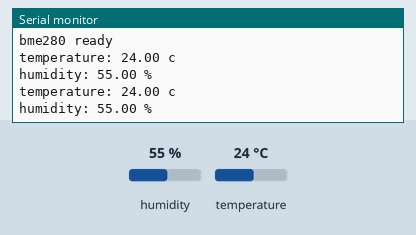
Simulated run of this sketch. Board: ESP32. On the bench: the last lines printed to the serial monitor. Inputs (shaded band) come from the test bench; at power-on: humidity 55 %, temperature 24 °C.

Above: at 2.8 s.
2.9 s: humidity set to 22 %
At 5.0 s:
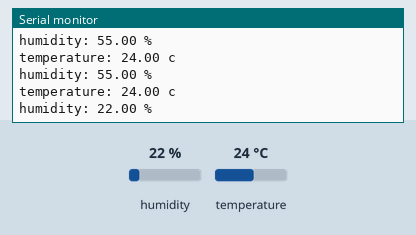
5.6 s: temperature set to 12 °C
At 6.6 s:
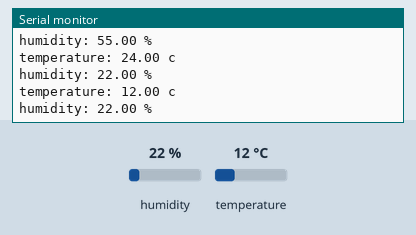
8.3 s: humidity set to 40 %
At 11.0 s:
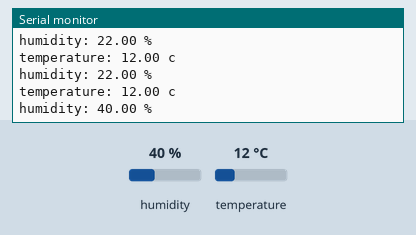
Timing chart, 0 to 12.5 s (numbered marks = the images above; inputs shaded):
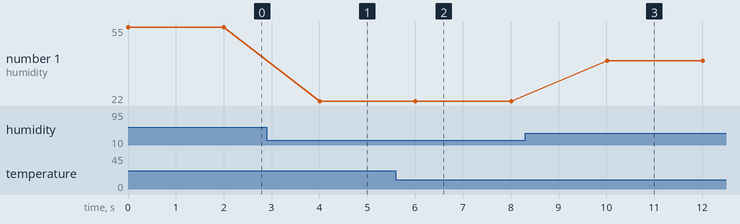

The sketch:

BME280_Test.ino
```cpp
#include <Wire.h>
#include <Adafruit_Sensor.h>
#include <Adafruit_BME280.h>

Adafruit_BME280 bme;

void setup() {
  Serial.begin(115200);
  Wire.begin(21, 22);

  bool found = bme.begin(0x76);

  if (!found) {
    found = bme.begin(0x77);
  }

  if (found) {
    Serial.println("bme280 ready");
  } else {
    Serial.println("bme280 not found");
  }
}

void loop() {
  Serial.print("temperature: ");
  Serial.print(bme.readTemperature());
  Serial.println(" c");

  Serial.print("humidity: ");
  Serial.print(bme.readHumidity());
  Serial.println(" %");

  Serial.println();

  delay(2000);
}
```

Measured:
- after the input at 2.9 s, the serial monitor: prints a new line after 1.1 s (image 1)
- after the input at 5.6 s, the serial monitor: prints a new line after 0.41 s (image 2)
- after the input at 8.3 s, the serial monitor: prints a new line after 1.7 s (image 3)
- plotted number 1: 55 → 22 after the input at 2.9 s, 22 → 40 after the input at 8.3 s
